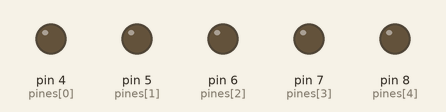
A sketch run on a simulated Arduino Uno, built with avr-gcc and run on an emulated ATmega328P. Parts: output pins drawn as LEDs (lit = HIGH).

Above: at 0.1 s.
At 4.1 s:
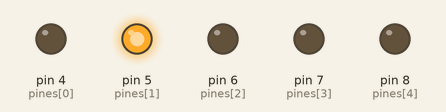
At 8.1 s:
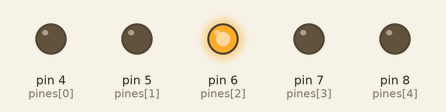
At 18.1 s:
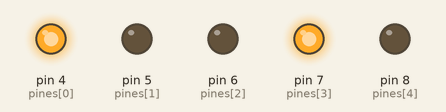
At 28.1 s:
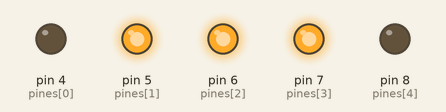
At 38.1 s:
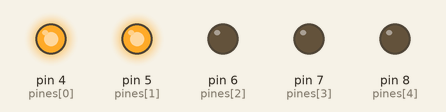
Timing chart, 0 to 39.6 s (numbered marks = the images above):
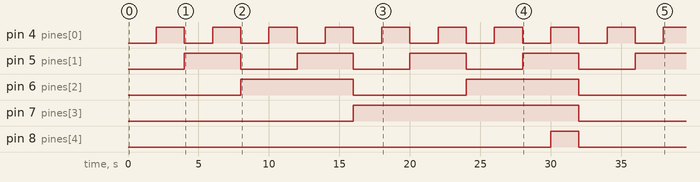

The sketch:

contador_indicador.ino
```cpp
// se asocian los bits a sus pines digitales a modo de lista, reduciendo lineas de codigo
const int pines[5] = {4, 5, 6, 7, 8};  // 4 pines de datos + 1 pin indicador (LED5)
int waitDelay = 2000;

// cada uno de los 5 pines hace salida digital y se recorren
void setup() {
  for (int i = 0; i < 5; i++) pinMode(pines[i], OUTPUT);
}

// Recorremos todos los valores decimales de 0 a 15
void loop() {
  for (int numero = 0; numero <= 15; numero++) {
    // Escribimos los 4 bits en sus respectivos pines
    for (int bit = 0; bit < 4; bit++) {
      digitalWrite(pines[bit], bitRead(numero, bit));
    }

    // LED indicador (LED5): se enciende solo cuando numero == 15 (1111)
    if (numero == 15) {
      digitalWrite(pines[4], HIGH);
    } else {
      digitalWrite(pines[4], LOW);
    }

    delay(waitDelay);
  }
}
```

Measured:
- by itself, pin 4 (pines[0]): alternates HIGH for 2.0 s and LOW for 2.0 s
- by itself, pin 5 (pines[1]): alternates HIGH for 4.0 s and LOW for 4.0 s
- by itself, pin 6 (pines[2]): alternates HIGH for 8.0 s and LOW for 8.0 s
- by itself, pin 7 (pines[3]): LOW → HIGH at 16.0 s, → LOW 16.0 s later
- by itself, pin 8 (pines[4]): LOW → HIGH at 30.0 s, → LOW 2.0 s later
